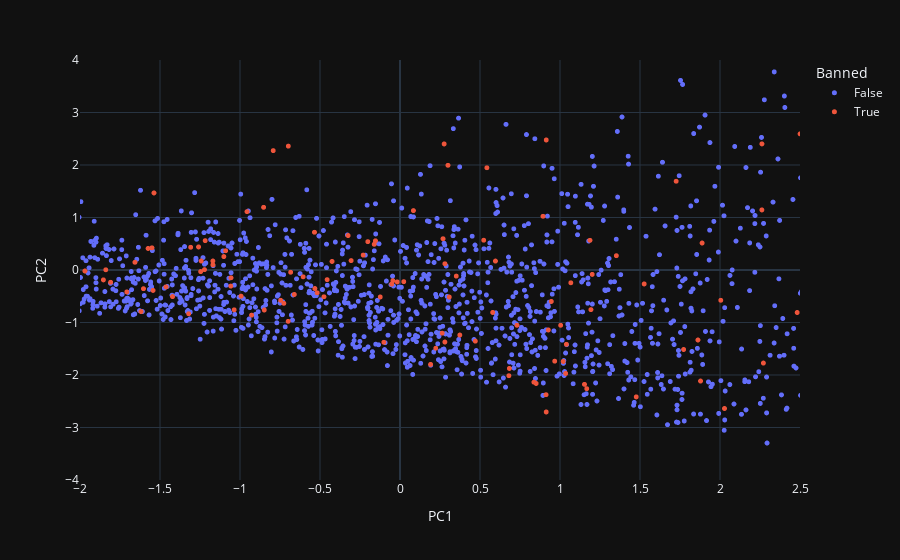

The code cell stored with this chart in its notebook:
### Markdown cell above
# Medium Risk

Identifying the accounts in zones of medium ban density

### Code cell
# Medium ban density area
X1, X2 = -2, 2.5
Y1, Y2 = -4, 4
pca.plot_interactive(activity, x_range=(X1, X2), y_range=(Y1, Y2))
# Apply conditions to filter the DataFrame
filtered_df = pca_df[(pca_df['PC1'] >= X1) & (pca_df['PC1'] <= X2) & (pca_df['PC2'] >= Y1) & (pca_df['PC2'] <= Y2)]

pids = filtered_df['pid'].tolist()

### Figure 1 — Plotly figure (JSON) as saved in the notebook; plotly's stock layout.template omitted (floating-point values rounded to 4 significant figures; data arrays with more than 128 entries replaced by an {"elided": "..."} marker saying what was removed)
{"data": [{"customdata": {"elided": "2182x3 mixed values"}, "hovertemplate": "Banned=False<br>PC1=%{x}<br>PC2=%{y}<br>pid=%{customdata[0]}<br>activity=%{customdata[1]}<br>Overall=%{customdata[2]}<extra></extra>", "legendgroup": "False", "marker": {"color": "#636efa", "symbol": "circle", "size": 5}, "mode": "markers", "name": "False", "showlegend": true, "x": {"elided": "2182 float values"}, "xaxis": "x", "y": {"elided": "2182 float values"}, "yaxis": "y", "type": "scattergl"}, {"customdata": {"elided": "318x3 mixed values"}, "hovertemplate": "Banned=True<br>PC1=%{x}<br>PC2=%{y}<br>pid=%{customdata[0]}<br>activity=%{customdata[1]}<br>Overall=%{customdata[2]}<extra></extra>", "legendgroup": "True", "marker": {"color": "#EF553B", "symbol": "circle", "size": 5}, "mode": "markers", "name": "True", "showlegend": true, "x": {"elided": "318 float values"}, "xaxis": "x", "y": {"elided": "318 float values"}, "yaxis": "y", "type": "scattergl"}], "layout": {"xaxis": {"anchor": "y", "domain": [0.0, 1.0], "title": {"text": "PC1"}, "range": [-2, 2.5]}, "yaxis": {"anchor": "x", "domain": [0.0, 1.0], "title": {"text": "PC2"}, "range": [-4, 4]}, "legend": {"title": {"text": "Banned"}, "tracegroupgap": 0}, "margin": {"t": 60}}}
